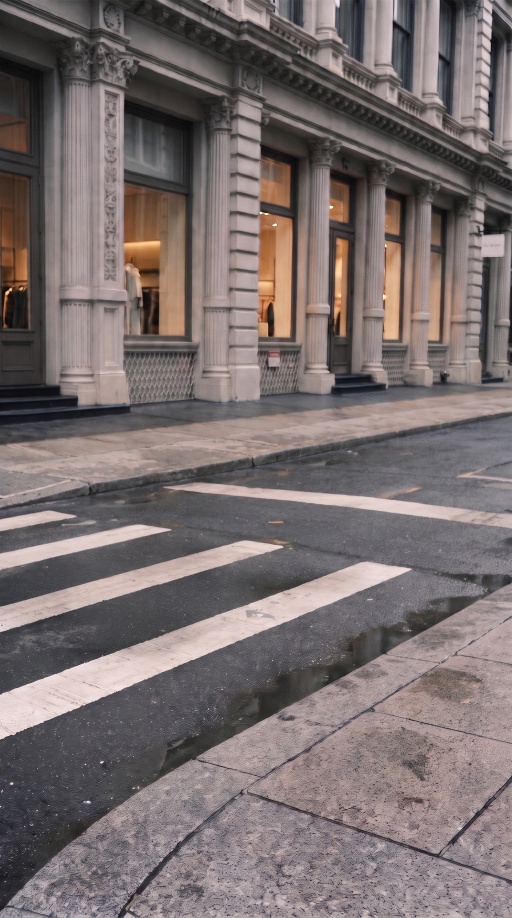
#> input picture plates/scene_empty.jpg, 1536 x 2752 px, found by its file name (shown at 1/3 size)
$ python previz.py
#> lines starting #> are read from the running program, lines starting #| are printed output that depends on the picture
### prompts/shotdiagrams.py
"""Draw, for every beat of the treg hook, a top-view blocking frame and a projected
9:16 camera-view frame. Pure matplotlib, no API. World: metres; x along the curb
(sofa near x=1.2, desk near x=4.2); y>0 sidewalk/building, y<0 road; z up."""
import math, os
import numpy as np
import matplotlib
matplotlib.use("Agg")
import matplotlib.pyplot as plt
from matplotlib.patches import Rectangle, Circle, Polygon, Wedge, FancyArrowPatch, FancyBboxPatch

OUT = "/home/claude/treg-ugc-assets/blocking/shots"
os.makedirs(OUT, exist_ok=True)

COL = dict(L="#1f1f1f", H="#e8d27a", FE="#a58fd6", SM="#9aa3ad", SL="#c7b9a6", CAM="#d2452c")
TXT = dict(L="white", H="black", FE="white", SM="white", SL="black")
NAME = dict(L="LEADER", H="HERO", FE="FEATHER", SM="SILVERMAN", SL="SLICKED")

# ---------- fixed set ----------
def rot(cx, cy, w, h, ang):
    a = math.radians(ang)
    return [(cx + dx*math.cos(a) - dy*math.sin(a), cy + dx*math.sin(a) + dy*math.cos(a))
            for dx, dy in [(-w/2, -h/2), (w/2, -h/2), (w/2, h/2), (-w/2, h/2)]]

SOFA = dict(poly=[(0.72, -2.4), (1.68, -2.4), (1.68, -0.1), (0.72, -0.1)], h=0.45, fc="#efe8da", ec="#8a7f6a", label="sofa")
SOFA_BACK = dict(poly=[(0.72, -2.4), (0.95, -2.4), (0.95, -0.1), (0.72, -0.1)], h=0.85, fc="#d8cfbd", ec="#8a7f6a", label="")
TABLE = dict(circle=(2.25, -1.3, 0.36), h=0.42, fc="#e4d9c3", ec="#8a7f6a", label="table")
DESK = dict(poly=rot(1.6, -4.6, 1.9, 0.75, 70), h=0.75, fc="#d6b98c", ec="#7a6240", label="desk")
LAPTOP = dict(poly=rot(1.35, -3.95, 0.44, 0.32, 0), h=0.77, fc="#c9cdd2", ec="#333", label="")
SCREEN = dict(poly=[(1.13, -3.82), (1.57, -3.82), (1.57, -3.79), (1.13, -3.79)], h=0.98, z0=0.76, fc="#9ecbff", ec="#1f5fbf", label="screen")
LAMP = dict(circle=(1.85, -5.3, 0.14), h=1.25, fc="#111", ec="#111", label="lamp")
CHAIR = dict(circle=(2.45, -4.7, 0.28), h=0.9, fc="#a8743f", ec="#5a3b1e", label="chair")
FURN = [SOFA, SOFA_BACK, TABLE, DESK, LAPTOP, SCREEN, LAMP, CHAIR]

# ---------- people ----------
def P(k, x, y, pose="stand", face=0.0, note=""):
    """pose: stand / sit / kneel. face: heading in degrees (0 = +x toward the desk, 90 = toward the building/camera side)."""
    return dict(k=k, x=x, y=y, pose=pose, face=face, note=note)

HEIGHT = dict(stand=dict(L=1.66, H=1.76, FE=1.72, SM=1.84, SL=1.70), sit=1.25, kneel=1.15)

def person_height(p):
    return HEIGHT["stand"][p["k"]] if p["pose"] == "stand" else HEIGHT[p["pose"]]

# ---------- camera ----------
def CAM(x, y, look, z=1.3, pitch=-8, roll=0.0, note=""):
    return dict(x=x, y=y, z=z, look=look, pitch=pitch, roll=roll, note=note)

F_MM, SENSOR_W, SENSOR_H = 23.0, 23.5, 13.2   # 16:9 landscape crop of APS-C (X100VI held horizontally)

def project(cam, X, Y, Z):
    """World -> image plane (u right, v up) in sensor mm, plus depth."""
    lx, ly = cam["look"]
    yaw = math.atan2(ly - cam["y"], lx - cam["x"])
    pitch = math.radians(cam["pitch"])
    dx, dy, dz = X - cam["x"], Y - cam["y"], Z - cam["z"]
    # rotate into camera frame: forward f, right r, up u
    f = dx*math.cos(yaw) + dy*math.sin(yaw)
    r = dx*math.sin(yaw) - dy*math.cos(yaw)
    u = dz
    f2 = f*math.cos(pitch) + u*math.sin(pitch)
    u2 = -f*math.sin(pitch) + u*math.cos(pitch)
    if f2 <= 0.05:
        return None
    uu = F_MM * r / f2
    vv = F_MM * u2 / f2
    ro = math.radians(cam["roll"])
    uu, vv = uu*math.cos(ro) - vv*math.sin(ro), uu*math.sin(ro) + vv*math.cos(ro)
    return uu, vv, f2

def to_axes(uv):
    """sensor mm -> axes coords in a 16:9 frame of width 16, height 9."""
    uu, vv = uv
    return 8 + uu / (SENSOR_W/2) * 8, 4.5 + vv / (SENSOR_H/2) * 4.5

# ---------- drawing: top view ----------
# [154 lines left out: functions draw_top, draw_cam, render, not called in this run]

# ---------- the beats ----------
# crew home marks
FE_home = P("FE", 1.35, -1.9, "kneel", 270, "on the seat")
SM_home = P("SM", 1.4, -2.45, "sit", 270, "on the armrest")
SL_home = P("SL", 2.25, -1.3, "sit", 270, "on the table")

SHOTS = [
 ("S1a", "Sofa, camera arrives",
  "S1a 0:00  All five at the sofa at the far (building) curb. LEADER sits on the sofa at the ROAD end (nearest the camera), HERO right beside her on her right, magazine closed on her lap. FEATHER kneels on the seat behind them; SILVERMAN sits on the far armrest; SLICKED sits on the travertine table beside the sofa. Nobody stands behind the sofa. The desk stands on the crossing nearer the camera, lower right. Camera C1 on the near sidewalk corner.",
  [P("L", 1.35, -2.0, "sit", 270, "sits, road end"), P("H", 1.0, -2.0, "sit", 270, "sits beside L"), P("FE", 1.35, -1.2, "kneel", 270, "on the seat"), P("SM", 1.4, -0.3, "sit", 270, "on the armrest"), SL_home],
  CAM(-2.98, -8.87, (1.2, -2.0), z=1.8, pitch=-7.7, note="C1 · wide on the sofa")),
 ("S1b", "They stand and walk toward the camera; camera backs up",
  "S1b 0:00.8  LEADER and HERO are up and walking along the stripes from the sofa toward the desk and the lens, HERO glued to LEADER's right, magazine open over her face. They stay inside the lane between the sofa's road end and the desk; the sofa is one step behind them, the desk one step ahead. Camera walks BACKWARD on the near sidewalk.",
  [P("L", 1.35, -2.9, "stand", 270, "walking, eyes on lens"), P("H", 0.8, -2.85, "stand", 270, "magazine over face"), FE_home, SM_home, SL_home],
  CAM(-3.2, -9.2, (1.2, -3.0), z=1.8, pitch=-7, roll=2, note="C1→C2 · walking backward")),
 ("S2a", "At the desk; LEADER starts her line",
  "S2a 0:02  They stop at the desk's sofa-side end: HERO's right hip almost touches the desk corner, LEADER one step to her left (camera-right). Both face the lens; both on the stripes. LEADER: 'Still paying Higgsfield for this?' Crew soft on the sofa behind them.",
  [P("L", 1.45, -3.45, "stand", 270, "faces lens, speaking"), P("H", 0.95, -3.4, "stand", 270, "at the desk corner, looks at L"), FE_home, SM_home, SL_home],
  CAM(-2.98, -8.87, (1.2, -3.4), z=1.8, pitch=-7.7, note="C2 · medium two-shot")),
 ("S2b", "Push-in on LEADER",
  "S2b 0:03  While LEADER speaks the camera walks in to 0.8 m: her face and upper body fill the frame, focus on her eyes. HERO a soft shape at the frame edge, looking at LEADER.",
  [P("L", 1.45, -3.45, "stand", 270, "close-up"), P("H", 0.95, -3.4, "stand", 270, "soft, edge"), FE_home, SM_home, SL_home],
  CAM(1.2, -4.9, (1.45, -3.45), z=1.5, pitch=2, note="C2+ · close on LEADER")),
 ("S3a", "HERO speaks; camera turns to her",
  "S3a 0:04.5  HERO's lines. Camera whips from LEADER to HERO and holds. HERO looks lens → LEADER → lens; LEADER watches HERO, hand on her shoulder. Same marks as S2a.",
  [P("L", 1.45, -3.45, "stand", 230, "watches H"), P("H", 0.95, -3.4, "stand", 270, "speaking to lens"), FE_home, SM_home, SL_home],
  CAM(-2.98, -8.87, (0.95, -3.4), z=1.8, pitch=-7.7, note="C2 · on HERO")),
 ("S3b", "Camera walks round to LEADER's left",
  "S3b 0:07  Still HERO's line; nobody moves. The camera man walks round to LEADER's LEFT (camera-right side), 1 m from her. Foreground: LEADER's left shoulder, sleeve and the back of her bob, soft. HERO talking beyond her; the sofa and crew behind.",
  [P("L", 1.45, -3.45, "stand", 250, "fg shoulder"), P("H", 0.95, -3.4, "stand", 280, "talking"), FE_home, SM_home, SL_home],
  CAM(2.5, -4.1, (0.95, -3.4), z=1.5, pitch=0, roll=3, note="C3 · arriving, over L's shoulder")),
 ("S4", "LEADER turns her head and speaks side-on",
  "S4 0:10  LEADER keeps her body toward the lens's old position and turns her head over her LEFT shoulder to the camera beside her: three-quarter profile, chest-up, sly proud half-smile. HERO behind her, soft, smiling at her.",
  [P("L", 1.45, -3.45, "stand", 330, "head turned to lens"), P("H", 0.95, -3.4, "stand", 300, "soft, smiling at L"), FE_home, SM_home, SL_home],
  CAM(2.55, -3.9, (1.45, -3.45), z=1.5, pitch=1, note="C3 · side-on close-up")),
 ("S5a", "Behind LEADER: over her left shoulder onto the laptop",
  "S5a 0:11.5  LEADER steps to the desk's sofa-side end, lifts the laptop and holds it at chest height, screen toward her (toward the sofa side), lid toward the road. Her BACK is to the sofa. The camera man steps in BEHIND her, between her and the sofa, slightly to her left: back of her bob, left ear edge, left shoulder and sleeve large and soft on the right of frame; the glowing screen past her shoulder. HERO on her right, leaning in. No face.",
  [P("L", 1.35, -3.55, "stand", 270, "back to camera, laptop in hands"), P("H", 0.85, -3.6, "stand", 290, "leans in"), FE_home, SM_home, SL_home],
  CAM(1.75, -2.5, (1.3, -3.9), z=1.55, pitch=-18, note="C4 · behind her, over the left shoulder")),
 ("S5b", "Push past her shoulder to the screen",
  "S5b 0:12.5  From behind her the camera pushes forward past her left shoulder until the plain glowing screen fills most of the frame; her bob and shoulder slide out of frame on the right. Still no face. Beyond the screen: her hands, the desk top, the stripes and the road.",
  [P("L", 1.35, -3.55, "stand", 270, "back of head, soft"), P("H", 0.85, -3.6, "stand", 290, "")],
  CAM(1.6, -3.0, (1.3, -3.9), z=1.35, pitch=-14, note="C4+ · screen fills frame")),
]

# [13 lines that do not run on import are left out]

### prompts/previz.py
"""Stand-in previz: draw furniture boxes and person mannequins at exact projected
positions ON the real empty plate, from the calibrated plate camera."""
import sys, math, json
sys.path.insert(0, '/home/claude')
import numpy as np
from PIL import Image, ImageDraw, ImageFont
import shotdiagrams as sd

PLATE = '/home/claude/treg-ugc-assets/plates/scene_empty.jpg'
FONT = ImageFont.truetype('/usr/share/fonts/truetype/dejavu/DejaVuSans-Bold.ttf', 34)
FONT_S = ImageFont.truetype('/usr/share/fonts/truetype/dejavu/DejaVuSans-Bold.ttf', 22)

def mk(cx, cy, cz, yawdeg, pitch):
    y = math.radians(yawdeg)
    return dict(x=cx, y=cy, z=cz, look=(cx + math.cos(y), cy + math.sin(y)), pitch=pitch, roll=0)

PLATE_CAM = mk(-2.981, -8.875, 1.796, 47.2, -7.75)   # fitted to scene_empty.jpg + Chia's couch/desk boxes

COL = {'L': (150, 150, 150), 'H': (150, 150, 150), 'FE': (150, 150, 150), 'SM': (150, 150, 150), 'SL': (150, 150, 150)}  # neutral grey: the colour must not leak into the outfit
FCOL = {'sofa': (239, 232, 218), 'table': (228, 217, 195), 'desk': (214, 185, 140), 'laptop': (201, 205, 210),
        'screen': (120, 170, 255), 'lamp': (20, 20, 20), 'chair': (168, 116, 63)}

def px(cam, X, Y, Z, W, H):
    p = sd.project(cam, X, Y, Z)
    if p is None:
        return None
    u, v = sd.to_axes(p[:2])
    return (u / 16 * W, (1 - v / 9) * H)

def box(draw, cam, pts, z0, z1, fill, W, H, outline=(0, 0, 0)):
    base = [px(cam, x, y, z0, W, H) for x, y in pts]
    top = [px(cam, x, y, z1, W, H) for x, y in pts]
    if not all(base) or not all(top):
        return
    from scipy.spatial import ConvexHull
    allp = np.array(base + top)
    hull = allp[ConvexHull(allp).vertices]
    draw.polygon([tuple(p) for p in hull], fill=fill, outline=outline, width=3)
    draw.polygon(top, outline=outline, width=2)

def circle_pts(cx, cy, r, n=16):
    return [(cx + r * math.cos(t), cy + r * math.sin(t)) for t in np.linspace(0, 2 * math.pi, n, endpoint=False)]

def draw_furniture(draw, cam, W, H):
    box(draw, cam, sd.SOFA['poly'], 0, 0.45, FCOL['sofa'], W, H)
    box(draw, cam, sd.SOFA_BACK['poly'], 0, 0.85, (216, 207, 189), W, H)
    cx, cy, r = sd.TABLE['circle']; box(draw, cam, circle_pts(cx, cy, r), 0, 0.42, FCOL['table'], W, H)
    box(draw, cam, sd.DESK['poly'], 0.68, 0.76, FCOL['desk'], W, H)          # desk top slab
    for lx, ly in [(1.1, -3.95), (2.1, -5.25), (1.75, -3.7), (1.45, -5.5)]:  # legs
        box(draw, cam, [(lx - 0.03, ly - 0.03), (lx + 0.03, ly - 0.03), (lx + 0.03, ly + 0.03), (lx - 0.03, ly + 0.03)], 0, 0.72, (90, 70, 40), W, H)
    box(draw, cam, sd.LAPTOP['poly'], 0.76, 0.78, FCOL['laptop'], W, H)       # base
    box(draw, cam, sd.SCREEN['poly'], 0.76, 0.98, FCOL['screen'], W, H)       # screen, facing the sofa
    cx, cy, r = sd.LAMP['circle']; box(draw, cam, circle_pts(cx, cy, 0.03), 0.76, 1.15, FCOL['lamp'], W, H); box(draw, cam, circle_pts(cx, cy, r), 1.12, 1.25, FCOL['lamp'], W, H)
    cx, cy, r = sd.CHAIR['circle']; box(draw, cam, circle_pts(cx, cy, r), 0.42, 0.47, FCOL['chair'], W, H); box(draw, cam, circle_pts(cx + 0.22, cy, 0.05), 0.45, 0.9, FCOL['chair'], W, H)

def draw_person(draw, cam, p, W, H):
    hgt = sd.person_height(p)
    k, x, y = p['k'], p['x'], p['y']
    col = COL[k]
    shoulder_w = 0.42; body_d = 0.22
    a = math.radians(p['face'])
    # body box oriented by facing: width across facing direction
    ux, uy = -math.sin(a), math.cos(a)   # across
    fx, fy = math.cos(a), math.sin(a)    # facing
    def rect(cx, cy, w, d):
        return [(cx + ux*w/2 + fx*d/2, cy + uy*w/2 + fy*d/2), (cx - ux*w/2 + fx*d/2, cy - uy*w/2 + fy*d/2),
                (cx - ux*w/2 - fx*d/2, cy - uy*w/2 - fy*d/2), (cx + ux*w/2 - fx*d/2, cy + uy*w/2 - fy*d/2)]
    if p['pose'] == 'stand':
        box(draw, cam, rect(x, y, 0.34, 0.24), 0, hgt - 0.78, col, W, H)            # legs
        box(draw, cam, rect(x, y, shoulder_w, body_d), hgt - 0.78, hgt - 0.22, col, W, H)  # torso
        head_z0 = hgt - 0.22
    else:
        box(draw, cam, rect(x, y, shoulder_w, 0.45), 0.42, hgt - 0.22, col, W, H)
        head_z0 = hgt - 0.22
    box(draw, cam, circle_pts(x + fx*0.02, y + fy*0.02, 0.11, 10), head_z0, head_z0 + 0.22, col, W, H)
    # nose marker to show facing
    npt = px(cam, x + fx*0.14, y + fy*0.14, head_z0 + 0.1, W, H)
    if npt: draw.ellipse([npt[0]-6, npt[1]-6, npt[0]+6, npt[1]+6], fill=(255, 60, 60))
    mid = px(cam, x, y, head_z0 - 0.35, W, H)
    if mid:
        name = {'L': 'LEADER', 'H': 'HERO', 'FE': 'FEATHER', 'SM': 'SILVER', 'SL': 'SLICKED'}[k]
        draw.text(mid, name, fill='white', font=FONT_S, anchor='mm', stroke_width=3, stroke_fill='black')

def render(people, cam=None, out=None, label=''):
    cam = cam or PLATE_CAM
    im = Image.open(PLATE).convert('RGB'); W, H = im.size
#> in render, im is the input picture: PIL image 1536x2752 RGB; mean R, G, B 121.2, 110.7, 110.5
#> after `W, H = im.size`: W = 1536; H = 2752
    draw = ImageDraw.Draw(im, 'RGBA')
    # depth sort: furniture then people by distance (far first)
    draw_furniture(draw, cam, W, H)
    for p in sorted(people, key=lambda q: -math.hypot(q['x'] - cam['x'], q['y'] - cam['y'])):
        draw_person(draw, cam, p, W, H)
    if label:
        draw.text((20, 20), label, fill='white', font=FONT, stroke_width=3, stroke_fill='black')
    if out:
        im.save(out, quality=92)
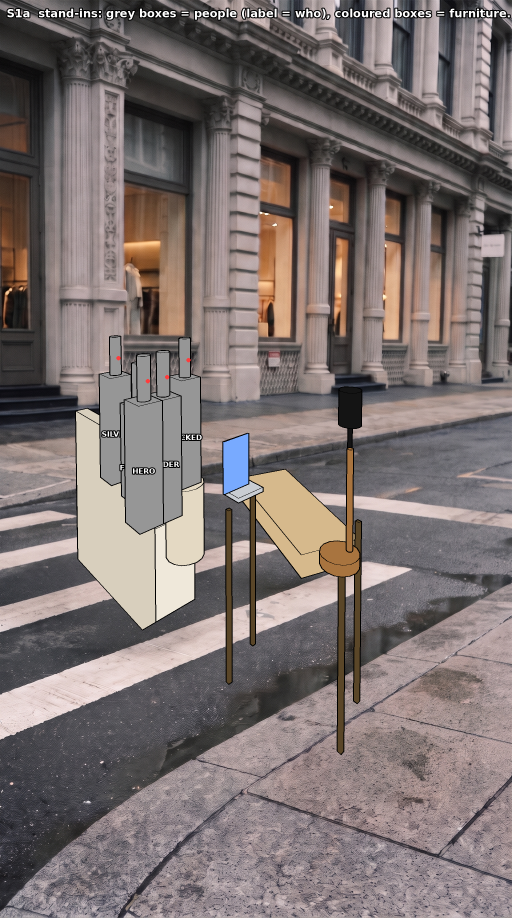
#> saved as S1a.jpg: PIL image 1536x2752 RGB (shown at 1/3 size); mean R, G, B 124.7, 114.3, 112.7
    return im

if __name__ == '__main__':
    beats = {b[0]: b for b in sd.SHOTS}
    for sid in ['S1a', 'S1b', 'S2a', 'S3a']:
        render(beats[sid][3], out=f'/home/claude/treg-ugc-assets/blocking/previz/{sid}.jpg', label=f'{sid}  stand-ins: grey boxes = people (label = who), coloured boxes = furniture. Replace each in exactly this spot.')
